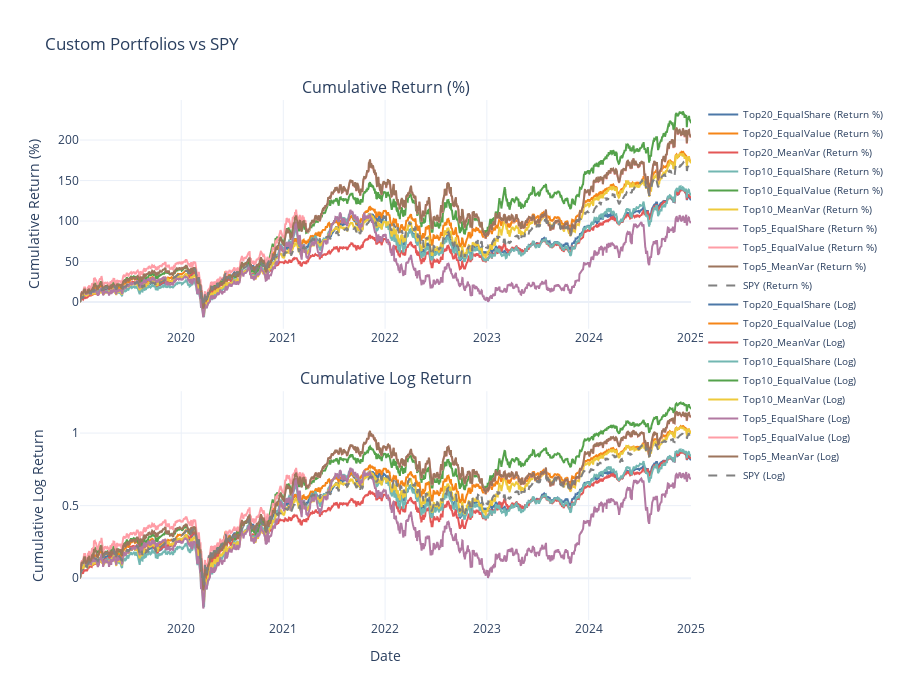

The notebook cell this image was saved under:
### Code cell
fig = plot_custom_portfolios_comparison(custom_dict, spy_returns)
fig.show()

### Figure 1 — Plotly figure (JSON) as saved in the notebook; plotly's stock layout.template omitted (floating-point values rounded to 4 significant figures; data arrays with more than 128 entries replaced by an {"elided": "..."} marker saying what was removed)
{"data": [{"line": {"color": "#4C78A8", "width": 2}, "mode": "lines", "name": "Top20_EqualShare (Return %)", "type": "scatter", "x": {"elided": "1566 str values"}, "xaxis": "x", "y": {"elided": "1566 float values"}, "yaxis": "y"}, {"line": {"color": "#F58518", "width": 2}, "mode": "lines", "name": "Top20_EqualValue (Return %)", "type": "scatter", "x": {"elided": "1566 str values"}, "xaxis": "x", "y": {"elided": "1566 float values"}, "yaxis": "y"}, {"line": {"color": "#E45756", "width": 2}, "mode": "lines", "name": "Top20_MeanVar (Return %)", "type": "scatter", "x": {"elided": "1566 str values"}, "xaxis": "x", "y": {"elided": "1566 float values"}, "yaxis": "y"}, {"line": {"color": "#72B7B2", "width": 2}, "mode": "lines", "name": "Top10_EqualShare (Return %)", "type": "scatter", "x": {"elided": "1566 str values"}, "xaxis": "x", "y": {"elided": "1566 float values"}, "yaxis": "y"}, {"line": {"color": "#54A24B", "width": 2}, "mode": "lines", "name": "Top10_EqualValue (Return %)", "type": "scatter", "x": {"elided": "1566 str values"}, "xaxis": "x", "y": {"elided": "1566 float values"}, "yaxis": "y"}, {"line": {"color": "#EECA3B", "width": 2}, "mode": "lines", "name": "Top10_MeanVar (Return %)", "type": "scatter", "x": {"elided": "1566 str values"}, "xaxis": "x", "y": {"elided": "1566 float values"}, "yaxis": "y"}, {"line": {"color": "#B279A2", "width": 2}, "mode": "lines", "name": "Top5_EqualShare (Return %)", "type": "scatter", "x": {"elided": "1566 str values"}, "xaxis": "x", "y": {"elided": "1566 float values"}, "yaxis": "y"}, {"line": {"color": "#FF9DA6", "width": 2}, "mode": "lines", "name": "Top5_EqualValue (Return %)", "type": "scatter", "x": {"elided": "1566 str values"}, "xaxis": "x", "y": {"elided": "1566 float values"}, "yaxis": "y"}, {"line": {"color": "#9D755D", "width": 2}, "mode": "lines", "name": "Top5_MeanVar (Return %)", "type": "scatter", "x": {"elided": "1566 str values"}, "xaxis": "x", "y": {"elided": "1566 float values"}, "yaxis": "y"}, {"line": {"color": "gray", "dash": "dash", "width": 2}, "mode": "lines", "name": "SPY (Return %)", "type": "scatter", "x": {"elided": "1509 str values"}, "xaxis": "x", "y": {"elided": "1509 float values"}, "yaxis": "y"}, {"line": {"color": "#4C78A8", "width": 2}, "mode": "lines", "name": "Top20_EqualShare (Log)", "type": "scatter", "x": {"elided": "1566 str values"}, "xaxis": "x2", "y": {"elided": "1566 float values"}, "yaxis": "y2"}, {"line": {"color": "#F58518", "width": 2}, "mode": "lines", "name": "Top20_EqualValue (Log)", "type": "scatter", "x": {"elided": "1566 str values"}, "xaxis": "x2", "y": {"elided": "1566 float values"}, "yaxis": "y2"}, {"line": {"color": "#E45756", "width": 2}, "mode": "lines", "name": "Top20_MeanVar (Log)", "type": "scatter", "x": {"elided": "1566 str values"}, "xaxis": "x2", "y": {"elided": "1566 float values"}, "yaxis": "y2"}, {"line": {"color": "#72B7B2", "width": 2}, "mode": "lines", "name": "Top10_EqualShare (Log)", "type": "scatter", "x": {"elided": "1566 str values"}, "xaxis": "x2", "y": {"elided": "1566 float values"}, "yaxis": "y2"}, {"line": {"color": "#54A24B", "width": 2}, "mode": "lines", "name": "Top10_EqualValue (Log)", "type": "scatter", "x": {"elided": "1566 str values"}, "xaxis": "x2", "y": {"elided": "1566 float values"}, "yaxis": "y2"}, {"line": {"color": "#EECA3B", "width": 2}, "mode": "lines", "name": "Top10_MeanVar (Log)", "type": "scatter", "x": {"elided": "1566 str values"}, "xaxis": "x2", "y": {"elided": "1566 float values"}, "yaxis": "y2"}, {"line": {"color": "#B279A2", "width": 2}, "mode": "lines", "name": "Top5_EqualShare (Log)", "type": "scatter", "x": {"elided": "1566 str values"}, "xaxis": "x2", "y": {"elided": "1566 float values"}, "yaxis": "y2"}, {"line": {"color": "#FF9DA6", "width": 2}, "mode": "lines", "name": "Top5_EqualValue (Log)", "type": "scatter", "x": {"elided": "1566 str values"}, "xaxis": "x2", "y": {"elided": "1566 float values"}, "yaxis": "y2"}, {"line": {"color": "#9D755D", "width": 2}, "mode": "lines", "name": "Top5_MeanVar (Log)", "type": "scatter", "x": {"elided": "1566 str values"}, "xaxis": "x2", "y": {"elided": "1566 float values"}, "yaxis": "y2"}, {"line": {"color": "gray", "dash": "dash", "width": 2}, "mode": "lines", "name": "SPY (Log)", "type": "scatter", "x": {"elided": "1509 str values"}, "xaxis": "x2", "y": {"elided": "1509 float values"}, "yaxis": "y2"}], "layout": {"annotations": [{"font": {"size": 16}, "showarrow": false, "text": "Cumulative Return (%)", "x": 0.5, "xanchor": "center", "xref": "paper", "y": 1, "yanchor": "bottom", "yref": "paper"}, {"font": {"size": 16}, "showarrow": false, "text": "Cumulative Log Return", "x": 0.5, "xanchor": "center", "xref": "paper", "y": 0.44, "yanchor": "bottom", "yref": "paper"}], "height": 700, "hovermode": "x unified", "legend": {"font": {"size": 10}, "x": 1.02, "y": 1}, "title": {"text": "Custom Portfolios vs SPY"}, "xaxis": {"anchor": "y", "domain": [0, 1]}, "xaxis2": {"anchor": "y2", "domain": [0, 1], "title": {"text": "Date"}}, "yaxis": {"anchor": "x", "domain": [0.56, 1], "title": {"text": "Cumulative Return (%)"}}, "yaxis2": {"anchor": "x2", "domain": [0, 0.44], "title": {"text": "Cumulative Log Return"}}}}
